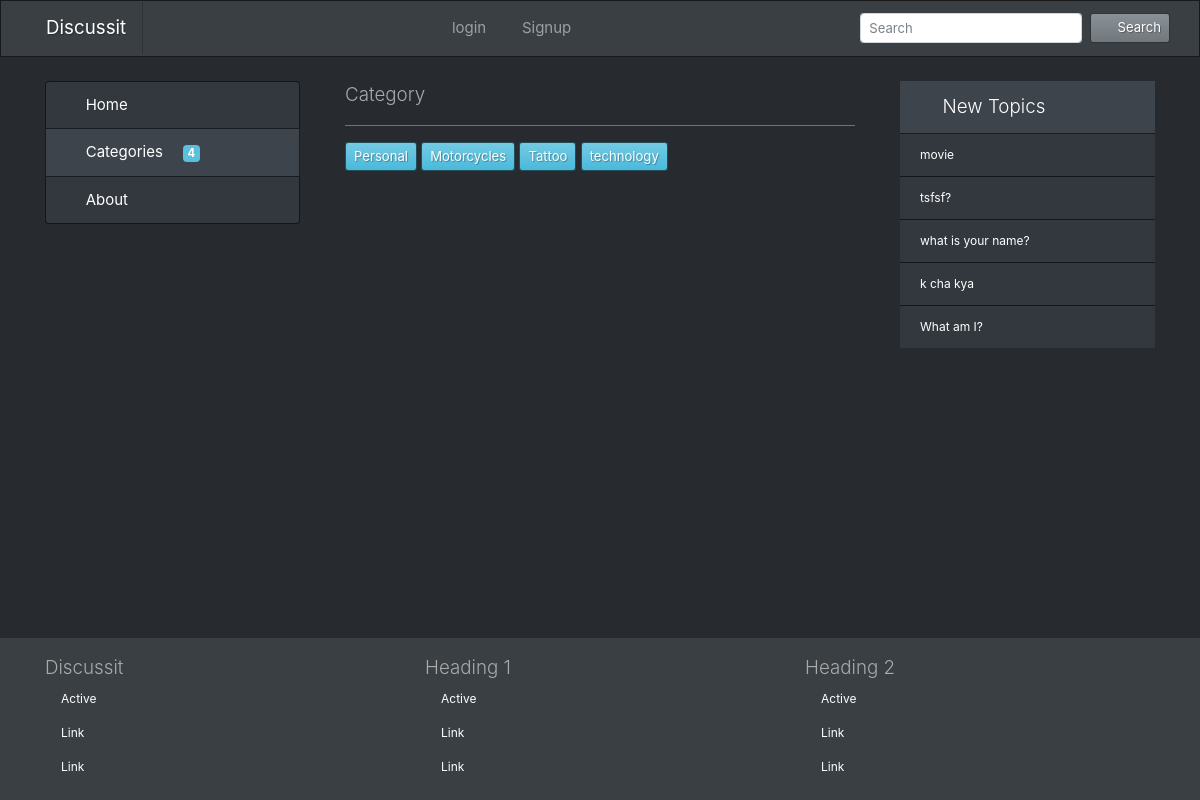
The page /category/ on the database its author committed.
### qna/models.py (models this page shows, shortened)
class Category(models.Model):
    name = models.TextField()

class Question(models.Model):
    title = models.TextField()
    body = models.TextField()
    category = models.ForeignKey(Category, on_delete=models.CASCADE)
    creator = models.ForeignKey(User, on_delete=models.CASCADE)
    pub_date = models.DateTimeField(auto_now_add=True)
    verefied = models.BooleanField(default = 0)
    seen = models.BooleanField(default = 0)

### qna/views.py (the view)
# urls.py: path('category/',views.category_view,name="category_page"),
def category_view(request):
    new = Question.objects.all().order_by('-pub_date')[:5]
    categories = Category.objects.all()
    context = {
        'categories' : categories,
        'category_active' : 'active',
        'new' : new,
    }
    return render(request,'category.html',context)

### qna/templates/category.html
{% extends 'qna/base.html' %}
{% block header %}
<div class="lead">
    Category
</div>
{% endblock header %}
{% block content %}
<div>
    {% for category in categories %}
    <a href="#" class="btn btn-sm btn-info">{{category.name}}</a>
    {% endfor %}
</div>
{% endblock content %}

### templates/qna/base.html (shortened to what this page needs)
<!DOCTYPE html>
<html lang="en">
{% load static %}
<head>
    <link rel="stylesheet" href="{% static 'assets/bootstrap/css/bootstrap.min.css' %}">
    <link rel="stylesheet" href="{% static 'assets/fontawesome/css/all.min.css' %}">
    <link rel="stylesheet" href="{% static 'assets/custom/css/footer.css' %}">
</head>
<body>
    <div class="main-container">
        <nav class="navbar navbar-expand-lg navbar-dark bg-primary">
            <div class="container">
                <a class="navbar-brand" href="{% url 'home_page' %}">Discussit</a>
                <div class="collapse navbar-collapse" id="mainnavbar">
                    <ul class="navbar-nav mx-auto">
                        {% if user.is_authenticated %}
                        <li class="nav-item dropdown show" style="cursor: pointer">
                            <a class="nav-link dropdown-toggle" data-toggle="dropdown" role="button"><i class="fas fa-user-circle text-success mr-2"></i>Welcome, {{user.username}}</a>
                            <div class="dropdown-menu">
                                <a class="dropdown-item" href="#"><i class="fas fa-user mr-2"></i>Profile</a>
                                <div class="dropdown-divider"></div>
                                <form action="{% url 'logout_page' %}" method="GET">
                                    <input type="hidden" name="next" value="{{request.path}}">
                                    <button type="submit" class="dropdown-item"><i class="fas fa-sign-out-alt mr-2"></i>Logout</button>
                                </form>
                            </div>
                        </li>
                        {% else %}
                        <li class="nav-item {{login_active}}">
                            <form action="{% url 'login_page' %}" method="GET">
                                <button type="submit" class="bg-primary nav-link border-0"><i class="fas fa-sign-in-alt mr-2"></i>login</button>
                            </form>
                        </li>
                        <li class="nav-item {{signup_active}}">
                            <form action="{% url 'signup_page' %}" method="GET">
                                <button type="submit" class="bg-primary nav-link border-0"><i class="fas fa-user-plus mr-2"></i>Signup</button>
                            </form>
                        </li>
                        {% endif %}
                    </ul>
                    <form class="form-inline my-2 my-lg-0" method="POST" action="{% url 'search_page' %}">
                        <input class="form-control form-control-sm mr-sm-2" type="text" placeholder="Search" name="searchword" value="{{prefilled_keyword}}">
                        <button class="btn btn-sm btn-secondary my-2 my-sm-0" type="submit"><i
                                class="fas fa-search mr-2"></i>Search</button>
                    </form>
                </div>
            </div>
        </nav>
        <main>
            <div class="container mt-4">
                <div class="row">
                    <div class="col-12 col-md-4 col-lg-3 mb-5">
                        <div class="list-group">
                            <a href="{% url 'home_page' %}"
                                class="list-group-item list-group-item-action {{home_active}}">
                                <i class="fas fa-home mr-2"></i>Home
                            </a>
                            <a href="{% url 'category_page' %}"
                                class="list-group-item list-group-item-action {{category_active}}">
                                <i class="fas fa-layer-group mr-2"></i>Categories
                                <span class="badge badge-info ml-3">{{categories.count}}</span>
                            </a>
                            <a href="{% url 'about_page' %}"
                                class="list-group-item list-group-item-action {{about_active}}">
                                <i class="fas fa-question mr-2"></i>About
                            </a>
                        </div>
                    </div>
                    <div class="col-12 col-md-8 col-lg-6 mb-5">
                        <div class="container">
                            <div>
                                {% block header %}
                                {% endblock header %}
                            </div>
                            <hr class="bg-secondary">
                            {% block content %}
                            {% endblock content %}
                        </div>
                    </div>
                    <div class="col-12 col-md-12 col-lg-3 mb-5">
                        <ul class="list-group list-group-flush small">
                            <li class="list-group-item active lead"><i class="text-danger fas fa-fire mr-2"></i>New
                                Topics</li>
                            {% for new in new %}
                            <a href="{% url 'question_page' new.id %}" class="list-group-item">
                                {{new.title}}
                            </a>
                            {% endfor %}
                        </ul>
                    </div>
                </div>
            </div>
        </main>
        <footer class="bg-primary py-3">
            <div class="container">
                <div class="row">
                    <div class="col-4">
                        <ul class="nav flex-column small">
                            <li class="nav-item lead">
                                Discussit
                            </li>
                            <li class="nav-item">
                                <a class="nav-link active" href="#">Active</a>
                            </li>
                            <li class="nav-item">
                                <a class="nav-link" href="#">Link</a>
                            </li>
                            <li class="nav-item">
                                <a class="nav-link" href="#">Link</a>
                            </li>
                        </ul>
                    </div>
                    <div class="col-4">
                        <ul class="nav flex-column small">
                            <li class="nav-item lead">
                                Heading 1
                            </li>
                            <li class="nav-item">
                                <a class="nav-link active" href="#">Active</a>
                            </li>
                            <li class="nav-item">
                                <a class="nav-link" href="#">Link</a>
                            </li>
                            <li class="nav-item">
                                <a class="nav-link" href="#">Link</a>
                            </li>
                        </ul>
                    </div>
                    <div class="col-4">
                        <ul class="nav flex-column small">
                            <li class="nav-item lead">
                                Heading 2
                            </li>
                            <li class="nav-item">
                                <a class="nav-link" href="#">Active</a>
                            </li>
                            <li class="nav-item">
                                <a class="nav-link" href="#">Link</a>
                            </li>
                            <li class="nav-item">
                                <a class="nav-link" href="#">Link</a>
                            </li>
                        </ul>
                    </div>
                </div>
            </div>
        </footer>
    </div>
</body>
</html>

### discussion/static/assets/custom/css/footer.css (style rules this page uses)
html, body { height: 100%; position: relative; }
.main-container { min-height: 100vh; overflow: hidden; display: block; position: relative; padding-bottom: 190px; }
footer { position: absolute; bottom: 0; width: 100%; }

### rows shown on the page
Category: name "Personal"
Category: name "Motorcycles"
Category: name "Tattoo"
Category: name "technology"
Question: title "movie"
Question: title "tsfsf?"
Question: title "what is your name?"
Question: title "k cha kya"
Question: title "What am I?"

### other values the page prints
{{ categories.count }} "4"
